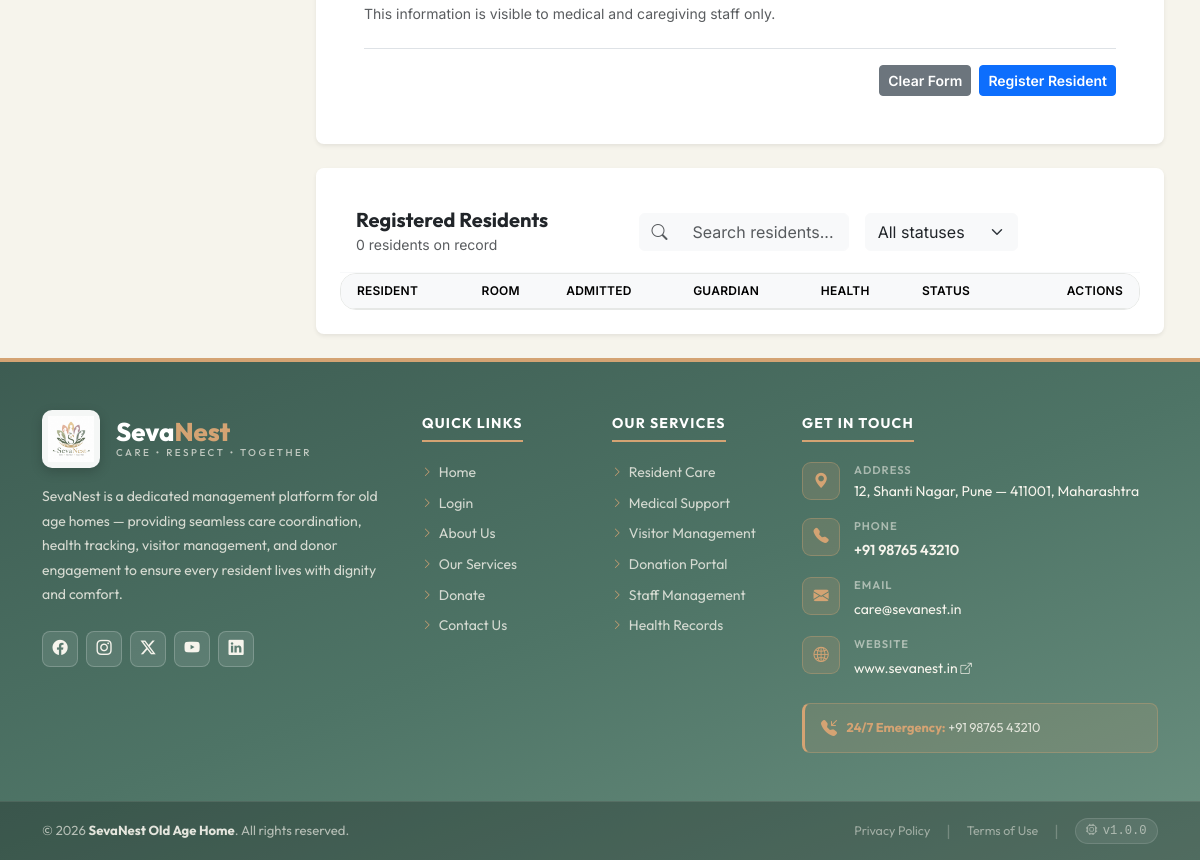
Before: /modules/admin/resident_registration.php (signed in, lower part) with the older database file.
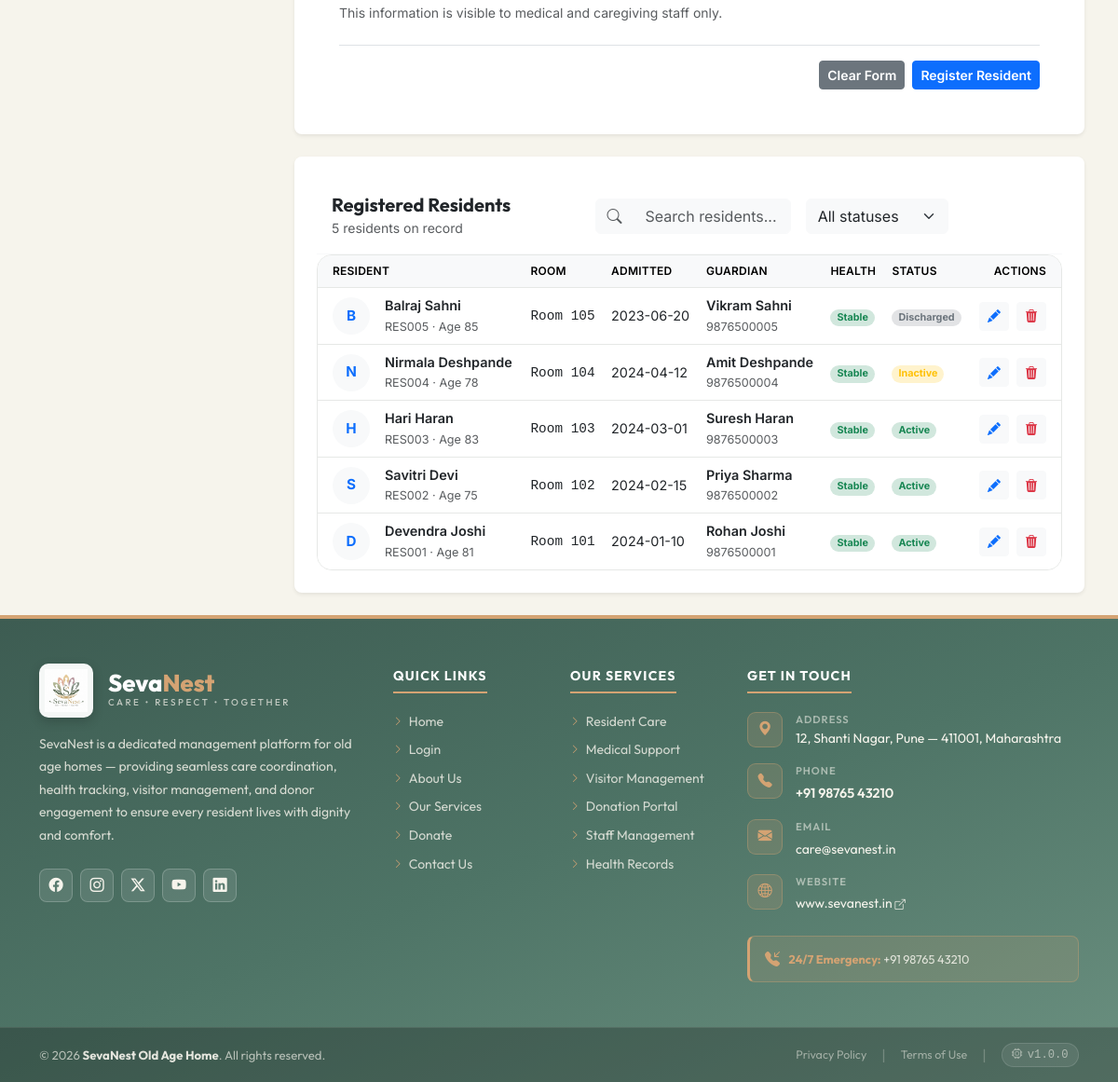
After: the same page with the newer database file.
### tables this page shows
CREATE TABLE `residents` (
  `resident_id` INT AUTO_INCREMENT PRIMARY KEY,
  `resident_code` VARCHAR(50) NOT NULL UNIQUE,
  `full_name` VARCHAR(100) NOT NULL,
  `gender` VARCHAR(20) DEFAULT NULL,
  `date_of_birth` DATE DEFAULT NULL,
  `age` INT DEFAULT NULL,
  `blood_group` VARCHAR(10) DEFAULT NULL,
  `emergency_contact_name` VARCHAR(100) DEFAULT NULL,
  `emergency_contact_phone` VARCHAR(20) DEFAULT NULL,
  `address` TEXT DEFAULT NULL,
  `room_number` VARCHAR(20) DEFAULT NULL,
  `health_status` TEXT DEFAULT NULL,
  `admission_date` DATE DEFAULT NULL,
  `profile_photo` VARCHAR(255) DEFAULT 'default_resident.png',
  `status` ENUM('Active', 'Inactive', 'Discharged') NOT NULL DEFAULT 'Active',
  `family_member_id` INT DEFAULT NULL,
  `created_at` TIMESTAMP DEFAULT CURRENT_TIMESTAMP,
  `updated_at` TIMESTAMP DEFAULT CURRENT_TIMESTAMP ON UPDATE CURRENT_TIMESTAMP,
  FOREIGN KEY (`room_number`) REFERENCES `rooms`(`room_number`) ON DELETE SET NULL,
  FOREIGN KEY (`family_member_id`) REFERENCES `users`(`id`) ON DELETE SET NULL,
  INDEX `idx_residents_status` (`status`),
  INDEX `idx_residents_full_name` (`full_name`)
);

### modules/admin/functions.php (called while the page is built, shortened)
<?php
if (!function_exists('sn_e')) {
    function sn_e($v) {
        return htmlspecialchars((string) $v, ENT_QUOTES, 'UTF-8');
    }
}

### modules/admin/resident_registration.php (the view, shortened to what the rows shown need)
<?php
require_once __DIR__ . '/functions.php';
$pdo = get_db_connection();
if (!function_exists('get_health_grade')) {
    function get_health_grade($health_status) {
        return 'Stable';
    }
}
function fetch_residents_list($pdo, $search = '', $status_filter = 'All') {
    $query_str = "SELECT * FROM residents WHERE 1=1";
    $params = [];
    $query_str .= " ORDER BY resident_id DESC";
    $stmt = $pdo->prepare($query_str);
    $stmt->execute($params);
    $db_residents = $stmt->fetchAll();
    $residents = [];
    foreach ($db_residents as $db_r) {
        $hs = $db_r['health_status'] ?? '';
        $health_grade = get_health_grade($hs);
        $notes_content = '';
        $relation_content = '';
        $email_content = '';
        $lines = explode("\n", $hs);
        $residents[] = [
            'id' => $db_r['resident_id'],
            'resident_code' => $db_r['resident_code'],
            'name' => $db_r['full_name'],
            'dob' => $db_r['date_of_birth'],
            'gender' => $db_r['gender'],
            'blood_group' => $db_r['blood_group'],
            'age' => $db_r['age'],
            'room' => $db_r['room_number'] ?? '—',
            'admission' => $db_r['admission_date'],
            'guardian' => $db_r['emergency_contact_name'],
            'phone' => $db_r['emergency_contact_phone'],
            'address' => $db_r['address'],
            'relation' => $relation_content,
            'guardian_email' => $email_content,
            'notes' => $notes_content,
            'health' => $health_grade,
            'status' => $db_r['status']
        ];
    }
    return $residents;
}
            ?>
            <?php
$residents = fetch_residents_list($pdo);
$healthBadge = ['Stable' => 'success', 'Needs Care' => 'warning', 'Critical' => 'danger'];
$statusBadge = ['Active' => 'success', 'Discharged' => 'secondary', 'Inactive' => 'warning'];
require_once __DIR__ . '/../../includes/header.php';
include '../../includes/sidebar.php';
?>
<main id="sn-main-content" role="main" aria-label="Resident Registration Content" class="p-4 flex-grow-1">
    <div class="container-fluid">
        <div class="card border-0 shadow-sm rounded-3 bg-white">
            <div class="card-body p-0">
                <div class="table-responsive">
                    <table class="table table-hover align-middle mb-0" id="residentsTable" style="font-size: 0.9rem;">
                        <thead class="table-light text-muted" style="font-size: 0.8rem; text-transform: uppercase; letter-spacing: 0.05em;">
                            <tr>
                                <th class="ps-3">Resident</th>
                                <th>Room</th>
                                <th>Admitted</th>
                                <th>Guardian</th>
                                <th>Health</th>
                                <th>Status</th>
                                <th class="pe-3 text-end">Actions</th>
                            </tr>
                        </thead>
                        <tbody>
                            <?php foreach ($residents as $r): ?>
                                <?php
                                    $hBadge = $healthBadge[$r['health']] ?? 'secondary';
                                    $sBadge = $statusBadge[$r['status']] ?? 'secondary';
                                    $initials = !empty($r['name']) ? strtoupper($r['name'][0]) : 'R';
                                ?>
                                <tr data-status="<?php echo sn_e($r['status']); ?>">
                                    <td class="ps-3">
                                        <div class="d-flex align-items-center gap-3">
                                            <div class="rounded-circle bg-light d-flex align-items-center justify-content-center fw-bold text-primary" style="width: 40px; height: 40px; font-size: 0.95rem;">
                                                <?php echo sn_e($initials); ?>
                                            </div>
                                            <div>
                                                <div class="fw-semibold text-dark"><?php echo sn_e($r['name']); ?></div>
                                                <small class="text-muted"><?php echo sn_e($r['resident_code']); ?> · Age <?php echo (int)$r['age']; ?></small>
                                            </div>
                                        </div>
                                    </td>
                                    <td><span class="font-monospace text-dark"><?php echo sn_e($r['room']); ?></span></td>
                                    <td><span class="text-dark"><?php echo sn_e($r['admission']); ?></span></td>
                                    <td>
                                        <div class="fw-semibold text-dark"><?php echo sn_e($r['guardian']); ?></div>
                                        <small class="text-muted"><?php echo sn_e($r['phone']); ?></small>
                                    </td>
                                    <td>
                                        <span class="badge bg-<?php echo $hBadge; ?>-subtle text-<?php echo $hBadge; ?> rounded-pill px-2.5 py-1">
                                            <?php echo sn_e($r['health']); ?>
                                        </span>
                                    </td>
                                    <td>
                                        <span class="badge bg-<?php echo $sBadge; ?>-subtle text-<?php echo $sBadge; ?> rounded-pill px-2.5 py-1">
                                            <?php echo sn_e($r['status']); ?>
                                        </span>
                                    </td>
                                    <td class="pe-3 text-end">
                                        <button class="btn btn-sm btn-light text-primary me-1 btn-edit-resident"
                                                title="Edit"
                                                data-resident="<?php echo sn_e(json_encode($r)); ?>">
                                            <i class="bi bi-pencil-fill"></i>
                                        </button>
                                        <button class="btn btn-sm btn-light text-danger btn-delete-resident"
                                                title="Delete"
                                                data-id="<?php echo (int)$r['id']; ?>"
                                                data-name="<?php echo sn_e($r['name']); ?>">
                                            <i class="bi bi-trash3-fill"></i>
                                        </button>
                                    </td>
                                </tr>
                            <?php endforeach; ?>
                        </tbody>
                    </table>
                </div>
            </div>
        </div>
    </div>
</main>
<?php
require_once __DIR__ . '/../../includes/footer.php';
?>

Changed rows visible on the page:
added residents: full_name "B", full_name "Balraj Sahni", resident_code "RES005", age "85", room_number "Room 105", admission_date "2023-06-20", emergency_contact_name "Vikram Sahni", emergency_contact_phone "9876500005", health "Stable", status "Discharged"
added residents: full_name "N", full_name "Nirmala Deshpande", resident_code "RES004", age "78", room_number "Room 104", admission_date "2024-04-12", emergency_contact_name "Amit Deshpande", emergency_contact_phone "9876500004", health "Stable", status "Inactive"
added residents: full_name "H", full_name "Hari Haran", resident_code "RES003", age "83", room_number "Room 103", admission_date "2024-03-01", emergency_contact_name "Suresh Haran", emergency_contact_phone "9876500003", health "Stable", status "Active"
added residents: full_name "S", full_name "Savitri Devi", resident_code "RES002", age "75", room_number "Room 102", admission_date "2024-02-15", emergency_contact_name "Priya Sharma", emergency_contact_phone "9876500002", health "Stable", status "Active"
added residents: full_name "D", full_name "Devendra Joshi", resident_code "RES001", age "81", room_number "Room 101", admission_date "2024-01-10", emergency_contact_name "Rohan Joshi", emergency_contact_phone "9876500001", health "Stable", status "Active"
Other visible differences:
count($residents): "0" → "5"
